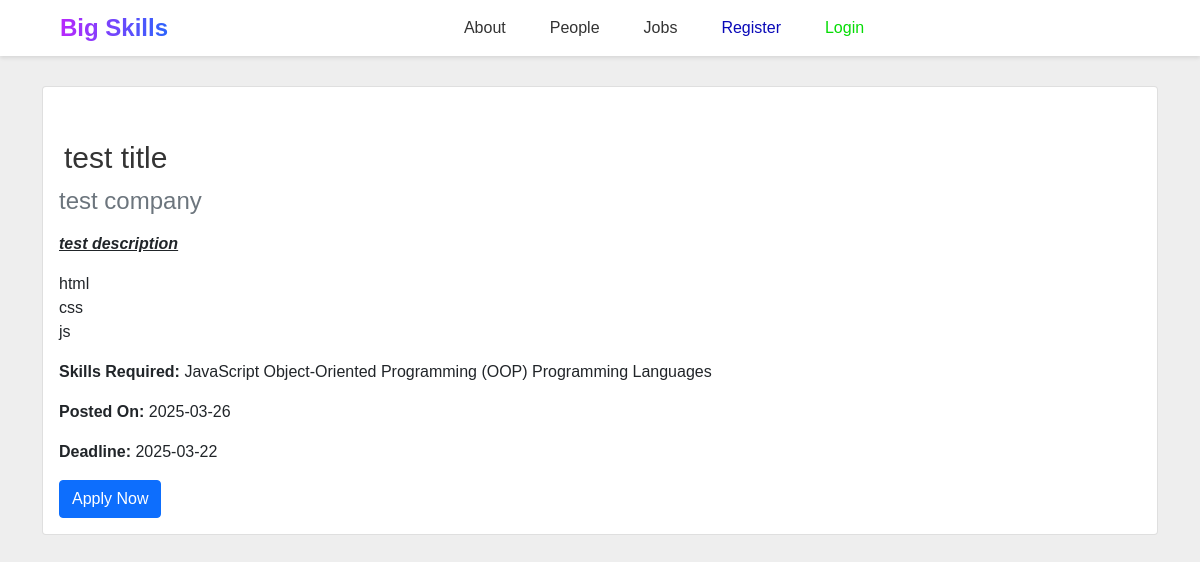
/job/1, run on the app's committed database.
### webapp/models.py (models this page shows, shortened)
class Jobs(db.Model):
    id = db.Column(db.Integer, primary_key=True)
    title = db.Column(db.String(100), nullable=False)
    type = db.Column(db.String(50), nullable=False)
    company = db.Column(db.String(100), nullable=False)
    company_url = db.Column(db.String(255), nullable=True)
    description = db.Column(db.Text, nullable=False)
    skills_required = db.Column(db.String(255), nullable=False)
    link_to_apply = db.Column(db.String(255), nullable=False)
    date_posted = db.Column(db.DateTime, nullable=False, default=datetime.utcnow)
    deadline = db.Column(db.DateTime, nullable=False)
    posted_by_id = db.Column(db.Integer, db.ForeignKey("user.id"), nullable=False)
    posted_by = db.relationship("User", backref="posted_jobs")
    saved_by = db.relationship("User", secondary="job_saves", backref="saved_jobs")

### webapp/routes.py (the view)
@main_pages.route("/job/<int:job_id>")
def job_detail(job_id):
    job = Jobs.query.get_or_404(job_id)
    return render_template("job_detail.html", job=job)

### webapp/templates/job_detail.html
{% extends "layout.html" %}
{% block content %}
<div class="container mt-4">
    <div class="card">
        <div class="card-body">
            <h2 class="card-title">{{ job.title }}</h2>
            <h4 class="card-subtitle mb-2 text-muted">{{ job.company }}</h4>
            <p class="card-text">{{ job.description|safe }}</p>
            <p><strong>Skills Required:</strong> {{ job.skills_required }}</p>
            <p><strong>Posted On:</strong> {{ job.date_posted.strftime('%Y-%m-%d') }}</p>
            <p><strong>Deadline:</strong> {{ job.deadline.strftime('%Y-%m-%d') }}</p>
            <a href="{{ job.link_to_apply }}" class="btn btn-primary" target="_blank">Apply Now</a>
        </div>
    </div>
</div>
{% endblock %}

### webapp/static/css/main.css (style rules this page uses)
:root { --main-color:#2196f3; --main-color-alt:#1787e0; --main-transition:0.3s; --main-padding-top:100px; --main-padding-bottom:100px; --Section-background:#ececec; }
html { scroll-behavior: smooth; }
* { -webkit-box-sizing: border-box; -moz-box-sizing: border-box; box-sizing: border-box; padding: 0; margin: 0; }
* { border: 0; box-sizing: border-box; margin: 0; padding: 0; }
.container { margin-top: 30px !important; }
a { text-decoration: none; }
body { background-color: #eee; font-family:Arial, Helvetica, sans-serif; }
ul { list-style: none; margin: 0; padding: 0; }
.container { animation: fade-in 1s ease-in-out; }
h2 { margin: 1em 0 0.5em 0; color: #343434; font-weight: normal; font-size: 30px; line-height: 40px; font-family: 'Orienta', sans-serif; padding: 5px; transition: 0.5s; width:fit-content }
:root { --bg: #e3e4e8; --fg: #17181c; --input: #ffffff; --primary: #255ff4; --dur: 1s; }

### data on the page
Jobs: title "test title", company "test company", description "test description html css js", skills_required "JavaScript Object-Oriented Programming (OOP) Programming Languages", date_posted "2025-03-26", deadline "2025-03-22"
